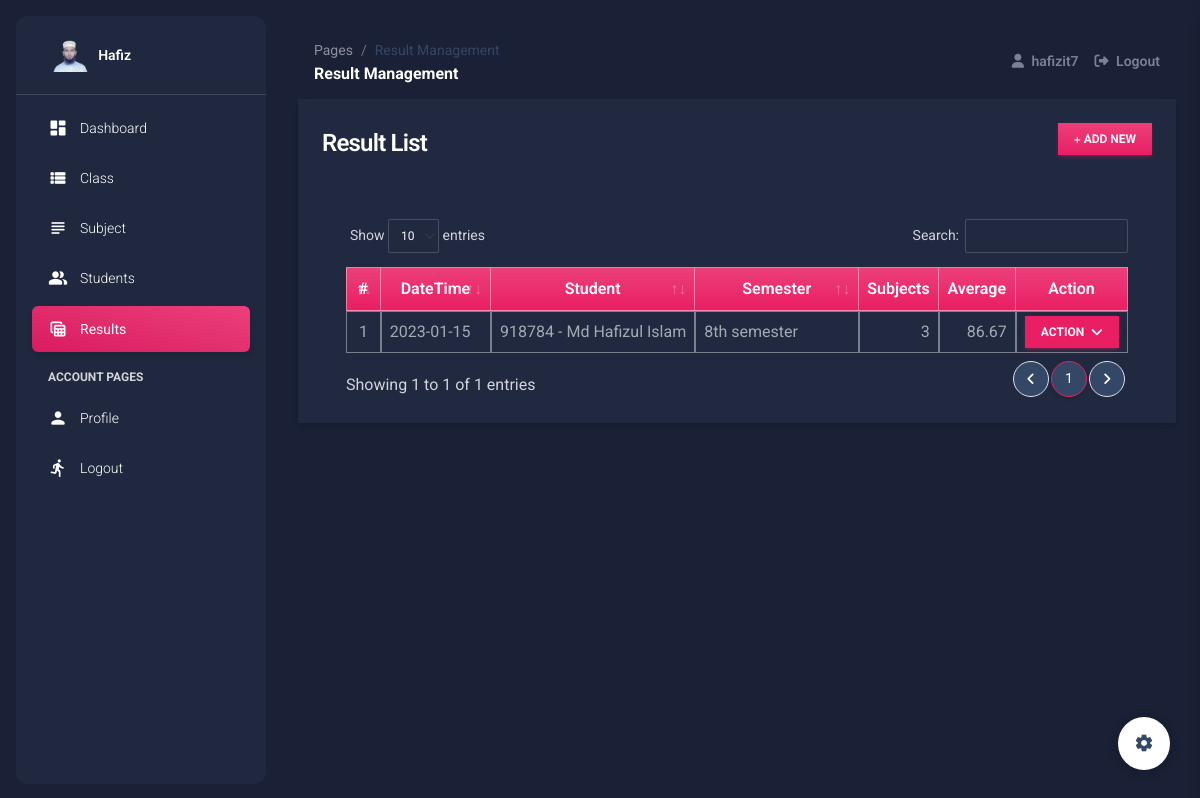
The page /result (signed in) on the database its author committed.
### srmsApp/models.py (models this page shows, shortened)
class Result(models.Model):
    student = models.ForeignKey(Student, on_delete=models.CASCADE)
    semester = models.CharField(max_length=250,blank=True)
    date_created = models.DateTimeField(default=timezone.now)
    date_updated = models.DateTimeField(auto_now=True)
    def countSubjects(self):
        try:
            resultCount = Student_Subject_Result.objects.filter(result = self).count()
        except:
            resultCount = 0
        return resultCount
    def average(self):
        try:
            resultCount = Student_Subject_Result.objects.filter(result = self).count()
            results = Student_Subject_Result.objects.filter(result = self).aggregate(Sum('grade'))['grade__sum']
            if not results is None:
                average = results / resultCount
        except Exception as err:
            print(err)
            average = 0
        return average

class Student(models.Model):
    classI = models.ForeignKey(Class, on_delete= models.CASCADE)
    student_id = models.CharField(max_length=250)
    first_name = models.CharField(max_length=250)
    middle_name = models.CharField(max_length=250, blank= True, null=True)
    last_name = models.CharField(max_length=250)
    gender = models.CharField(max_length=20, choices=(('Male','Male'),('Female','Female')), default = 1)
    status = models.CharField(max_length=2, choices=(('1','Active'),('2','Inactive')), default = 1)
    date_created = models.DateTimeField(default=timezone.now)
    date_updated = models.DateTimeField(auto_now=True)
    def __str__(self):
        return str(self.student_id + " - " + self.first_name + " " + (str(self.middle_name + " " + self.last_name)  if self.middle_name != '' else self.last_name ))

### srmsApp/views.py (the view)
# urls.py: path('result', views.result_mgt,name="result-page"),
@login_required
def result_mgt(request):
    context['page'] = 'result_mgt'
    context['page_title'] = 'Result Management'
    results =models.Result.objects.all()
    context['results'] = results
    return render(request,'result_mgt.html',context)

### srmsApp/forms.py (shortened to what this page needs)
class UpdateProfile(UserChangeForm):
    username = forms.CharField(max_length=250,help_text="The Username field is required.")
    email = forms.EmailField(max_length=250,help_text="The Email field is required.")
    first_name = forms.CharField(max_length=250,help_text="The First Name field is required.")
    last_name = forms.CharField(max_length=250,help_text="The Last Name field is required.")
    current_password = forms.CharField(max_length=250)
    class Meta:
        model = User
        fields = ('email', 'username','first_name', 'last_name')

### srmsApp/templates/result_mgt.html (shortened to what this page needs)
{% extends 'layouts/base.html' %}
{% load humanize %}
{% block content %}
<div class="container-fluid">
    <div class="col-lg-12 col-md-12 col-sm-12 col-xs-12">
        <div class="card card-default rounded-0 shadow ">
            <div class="card-header">
                <div class="d-flex w-100 align-items-center justify-content-between">
                    <h4 class="card-title fw-bold">Result List</h4>
                    <div class="tools">
                        <button type="button" class="btn btn-primary rounded-0 bg-gradient btn-sm" id='add_new'><i class="fa fa-plus"></i> Add New</button>
                    </div>
                </div>
            </div>
            <div class="card-body">
                <div class="container-fluid">
                    <table class="table table-bordered" id="result-list">
                        <colgroup>
                            <col width="5%">
                            <col width="15%">
                            <col width="25%">
                            <col width="25%">
                            <col width="10%">
                            <col width="10%">
                            <col width="10%">
                        </colgroup>
                        <thead>
                            <tr class="bg-gradient bg-primary bg-opacity-50 text-light">
                                <th class="px-2 py-2 text-center">#</th>
                                <th class="px-2 py-2 text-center">DateTime</th>
                                <th class="px-2 py-2 text-center">Student</th>
                                <th class="px-2 py-2 text-center">Semester</th>
                                <th class="px-2 py-2 text-center">Subjects</th>
                                <th class="px-2 py-2 text-center">Average</th>
                                <th class="px-2 py-2 text-center">Action</th>
                            </tr>
                        </thead>
                        <tbody>
                            {% for result in results %}
                            <tr>
                                <td class="px-2 py-1 align-middle text-center">{{ forloop.counter }}</td>
                                <td class="px-2 py-1 align-middle">{{ result.date_created|date:"Y-m-d" }}</td>
                                <td class="px-2 py-1 align-middle">{{ result.student }}</td>
                                <td class="px-2 py-1 align-middle">{{ result.semester }}</td>
                                <td class="px-2 py-1 align-middle text-end">{{ result.countSubjects|intcomma }}</td>
                                <td class="px-2 py-1 align-middle text-end">{{ result.average|floatformat:2|intcomma }}</td>
                                <td class="px-2 py-1 align-middle text-center">
                                    <div class="dropdown">
                                        <button class="btn btn-primary btn-sm mb-0 rounded-0 dropdown-toggle" type="button" id="actionBtn-{{ result.pk }}" data-bs-toggle="dropdown" aria-expanded="false">
                                        Action
                                        </button>
                                    </div>
                                </td>
                            </tr>
                            {% endfor %}
                        </tbody>
                    </table>
                </div>
            </div>
        </div>
    </div>
</div>
{% endblock content %}

### srmsApp/templates/includes/navigation.html (shortened to what this page needs)
    <nav class="navbar navbar-main navbar-expand-lg px-0 mx-4 shadow-none border-radius-xl position-sticky mt-4 top-1 z-index-sticky" id="navbarBlur" navbar-scroll="true">
      <div class="container-fluid py-1 px-3">
        <nav aria-label="breadcrumb">
          <ol class="breadcrumb bg-transparent mb-0 pb-0 pt-1 px-0 me-sm-6 me-5">
            <li class="breadcrumb-item text-sm"><a class="opacity-5 text-dark" href="javascript:;">Pages</a></li>
            <li class="breadcrumb-item text-sm text-dark active" aria-current="page">{{ page_title }}</li>
          </ol>
          <h6 class="font-weight-bolder mb-0">{{ page_title }}</h6>
        </nav>
        <div class="collapse navbar-collapse mt-sm-0 mt-2 me-md-0 me-sm-4" id="navbar">
          <ul class="navbar-nav  justify-content-end">
            <li class="nav-item d-flex align-items-center">
              <a href="" class="nav-link text-body font-weight-bold px-3">
                <i class="fa fa-user me-sm-1"></i>
                 {{ user.username }}
              </a>
            </li>
            <li class="nav-item d-flex align-items-center">
              <a href="{% url 'logout' %}" class="nav-link text-body font-weight-bold px-0">
                <i class="fa fa-sign-out me-sm-1"></i>
                <span class="d-sm-inline d-none">Logout</span>
              </a>
            </li>
          </ul>
        </div>
      </div>
    </nav>

### static/default/css/style.css (style rules this page uses)
html, body { height: 100%; width: 100%; max-height: 100%; overflow: auto; display: flex; flex-direction: column; }
.dark-version .table tbody tr:last-child td { border-width: 1px !important; }

### rows shown on the page
Result: date_created "2023-01-15", student "918784 - Md Hafizul Islam", semester "8th semester", countSubjects "3", average "86.67"

### other values the page prints
{{ short_name }} "Hafiz"
{{ page_title }} "Result Management"
{{ user.username }} "hafizit7"
